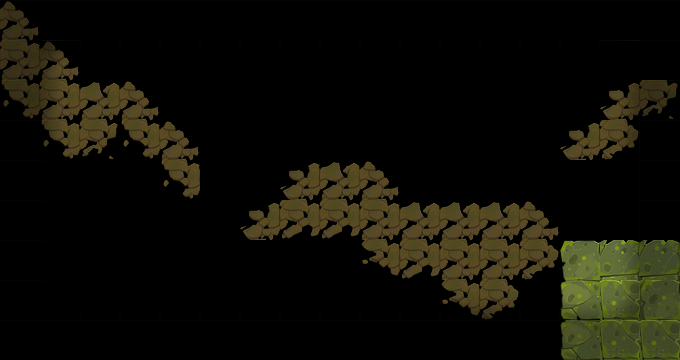

This game map was drawn from its Tiled (.tmx) file and the tilesets committed beside it. A one-line description and the trimmed map source follow:
An orthogonal 17x9 tile map with 40x40 px tiles, 3 tile layers (块层 1, 块层 2, 块层 3), 2 tilesets.

<map version="1.0" orientation="orthogonal" width="17" height="9" tilewidth="40" tileheight="40">
 <tileset firstgid="1" name="mdmap_skin" tilewidth="40" tileheight="40">
  <image source="mdmap_skin.png" width="400" height="240" />
 </tileset>
 <tileset firstgid="61" name="clmap_skin" tilewidth="40" tileheight="40">
  <image source="clmap_skin.png" width="400" height="440" />
 </tileset>
 <layer name="块层 1" width="17" height="9">
  <data>[153 cells, 9 non-empty, 6 distinct tile ids]</data>
 </layer>
 <layer name="块层 2" width="17" height="9">
  <data>[153 cells, 34 non-empty, 11 distinct tile ids]</data>
 </layer>
 <layer name="块层 3" width="17" height="9">
  <data>[153 cells, 88 non-empty, 9 distinct tile ids]</data>
 </layer>
</map>
